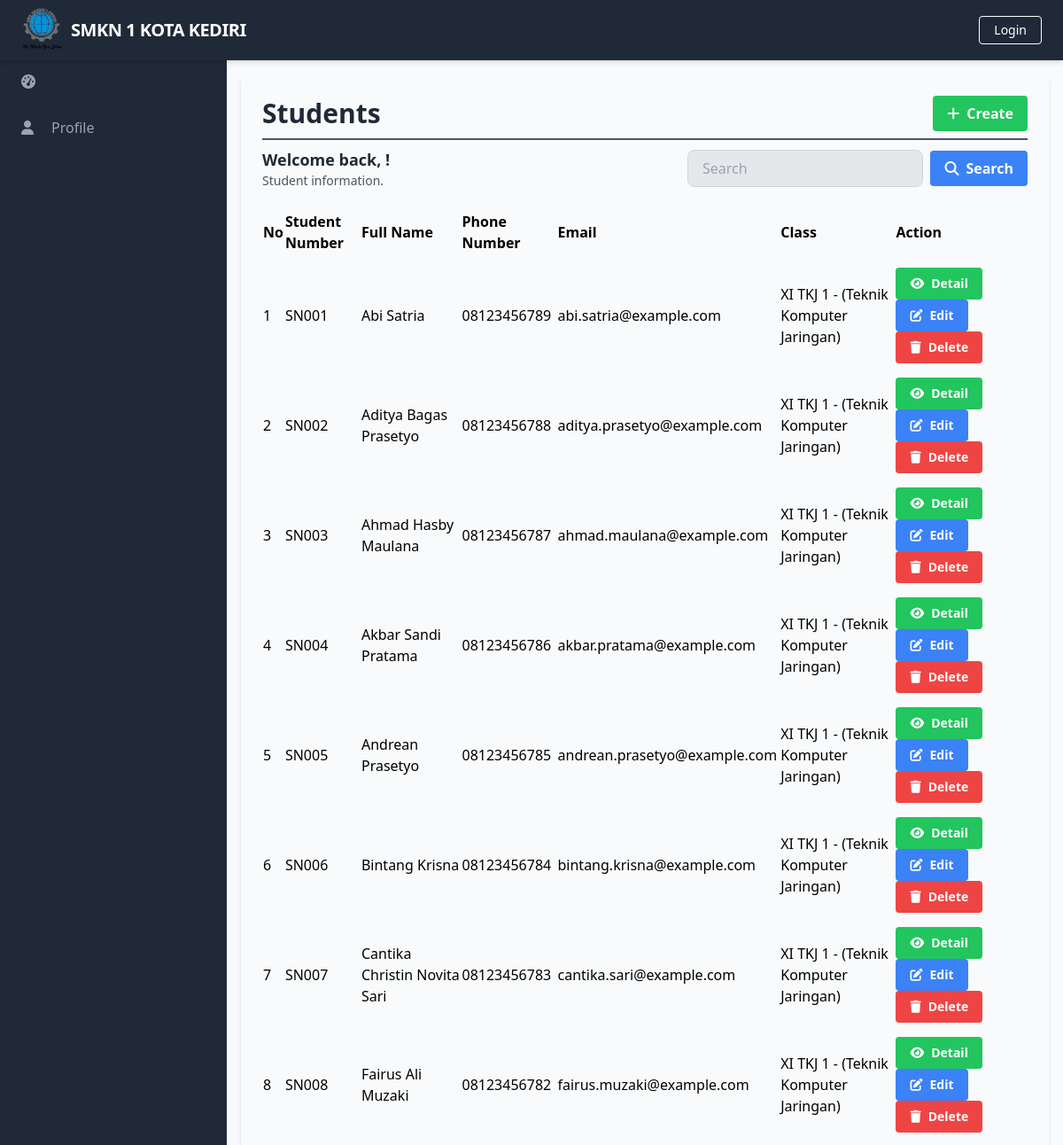
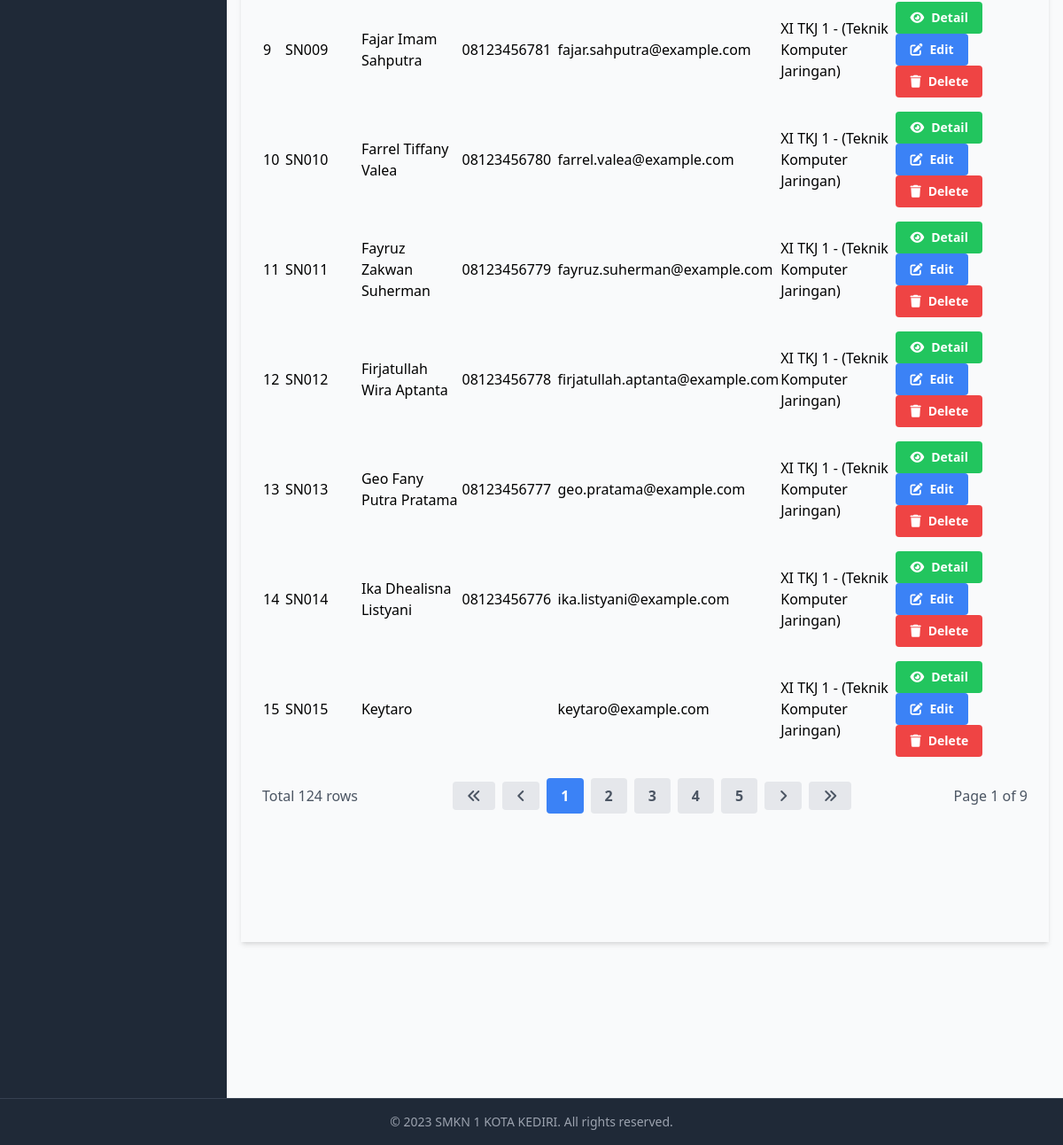
/manage_students/manage_students_list.php, run on the app's committed database (2 pictures, top to bottom).
### tables this page shows
CREATE TABLE `Students` (
  `StudentID` int(11) NOT NULL,
  `StudentNumber` varchar(20) DEFAULT NULL,
  `Religion` varchar(20) DEFAULT NULL,
  `ParentGuardianFullName` varchar(100) DEFAULT NULL,
  `ParentGuardianAddress` varchar(256) DEFAULT NULL,
  `ParentGuardianPhoneNumber` varchar(20) DEFAULT NULL,
  `ParentGuardianEmail` varchar(100) DEFAULT NULL,
  `ClassID` int(11) DEFAULT NULL,
  `UserID` int(11) DEFAULT NULL
);

CREATE TABLE `Users` (
  `UserID` int(11) NOT NULL,
  `Username` varchar(50) NOT NULL,
  `Password` varchar(255) NOT NULL,
  `Email` varchar(100) NOT NULL,
  `FullName` varchar(100) DEFAULT NULL,
  `DateOfBirth` date DEFAULT NULL,
  `Gender` varchar(10) DEFAULT NULL,
  `Address` text DEFAULT NULL,
  `PhoneNumber` varchar(20) DEFAULT NULL,
  `RoleID` int(11) DEFAULT NULL,
  `AccountCreationDate` timestamp NOT NULL DEFAULT current_timestamp() ON UPDATE current_timestamp(),
  `LastLogin` datetime DEFAULT NULL,
  `AccountStatus` varchar(20) DEFAULT NULL,
  `ProfilePictureURL` varchar(255) DEFAULT NULL,
  `ActivationStatus` varchar(20) DEFAULT NULL
);

CREATE TABLE `Classes` (
  `ClassID` int(11) NOT NULL,
  `ClassName` varchar(50) DEFAULT NULL,
  `EducationLevel` varchar(20) DEFAULT NULL,
  `HomeroomTeacher` varchar(50) DEFAULT NULL,
  `Curriculum` varchar(50) DEFAULT NULL,
  `AcademicYear` varchar(20) DEFAULT NULL,
  `ClassCode` varchar(20) DEFAULT NULL
);

### database/connection.php (called while the page is built, shortened)
<?php
$baseUrl = "http://localhost/final_project_aziz_2023/";

### public/manage_students/manage_students_list.php (the view, shortened to what this page needs)
<?php
require_once('../../database/connection.php');
?>
<?php include_once('../components/header.php'); ?>
<div class="h-screen flex flex-col">
  <?php include('../components/navbar.php'); ?>
  <div class="flex-grow bg-gray-50 flex flex-row shadow-md">
    <?php include('../components/sidebar.php'); ?>
    <main class="bg-gray-50 flex flex-col flex-1 overflow-y-scroll h-screen flex-shrink-0 sc-hide pb-40">
      <div class="flex items-start justify-start p-6 shadow-md m-4 flex-1 flex-col">
        <div class="flex flex-row justify-between items-center w-full border-b-2 border-gray-600 mb-2 pb-2">
          <h1 class="text-3xl text-gray-800 font-semibold w-full">Students</h1>
          <div class="flex flex-row justify-end items-center">
            <a href="<?php echo $baseUrl; ?>public/manage_students/manage_students_create.php" class="bg-green-500 hover-bg-green-700 text-white font-bold py-2 px-4 rounded inline-flex items-center">
              <i class="fas fa-plus mr-2"></i>
              <span>Create</span>
            </a>
          </div>
        </div>
        <div class="flex flex-col w-full">
          <div class="flex flex-row justify-between items-center w-full mb-2 pb-2">
            <div>
              <h2 class="text-lg text-gray-800 font-semibold">Welcome back, <?php echo $_SESSION['FullName']; ?>!</h2>
              <p class="text-gray-600 text-sm">Student information.</p>
            </div>
            <form class="flex items-center justify-end space-x-2 w-96">
              <input type="text" name="search" class="bg-gray-200 focus-bg-white focus-outline-none border border-gray-300 rounded-lg py-2 px-4 block w-full appearance-none leading-normal" placeholder="Search" value="<?php echo isset($_GET['search']) ? $_GET['search'] : ''; ?>">
              <button type="submit" class="bg-blue-500 hover-bg-blue-700 text-white font-bold py-2 px-4 rounded space-x-2 inline-flex items-center">
                <i class="fas fa-search"></i>
                <span>Search</span>
              </button>
            </form>
          </div>
          <table class="min-w-full">
            <thead>
              <tr>
                <th class="text-left py-2">No</th>
                <th class="text-left py-2">Student Number</th>
                <th class="text-left py-2">Full Name</th>
                <th class="text-left py-2">Phone Number</th>
                <th class="text-left py-2">Email</th>
                <th class="text-left py-2">Class</th>
                <th class="text-left py-2">Action</th>
              </tr>
            </thead>
            <tbody>
              <?php
              $searchTerm = isset($_GET['search']) ? $_GET['search'] : '';
              $page = isset($_GET['page']) ? $_GET['page'] : 1;
              $query = "SELECT Students.StudentID, Students.StudentNumber, Users.FullName, Users.PhoneNumber, Users.Email, Classes.ClassName
                        FROM Students
                        INNER JOIN Users ON Students.UserID = Users.UserID
                        LEFT JOIN Classes ON Students.ClassID = Classes.ClassID
                        WHERE Students.StudentNumber LIKE '%$searchTerm%'
                        OR Users.FullName LIKE '%$searchTerm%'
                        OR Users.PhoneNumber LIKE '%$searchTerm%'
                        OR Users.Email LIKE '%$searchTerm%'
                        LIMIT 15 OFFSET " . ($page - 1) * 15;
              $result = $conn->query($query);
              $queryCount = "SELECT COUNT(*) AS count
                             FROM Students
                             INNER JOIN Users ON Students.UserID = Users.UserID
                             LEFT JOIN Classes ON Students.ClassID = Classes.ClassID
                             WHERE Students.StudentNumber LIKE '%$searchTerm%'";
              $resultCount = $conn->query($queryCount);
              $rowCount = $resultCount->fetch_assoc()['count'];
              $totalPage = ceil($rowCount / 15);
              $no = 1;
              while ($row = $result->fetch_assoc()) {
              ?>
                <tr>
                  <td class="py-2"><?php echo $no++; ?></td>
                  <td class="py-2"><?php echo $row['StudentNumber']; ?></td>
                  <td class="py-2"><?php echo $row['FullName']; ?></td>
                  <td class="py-2"><?php echo $row['PhoneNumber']; ?></td>
                  <td class="py-2"><?php echo $row['Email']; ?></td>
                  <td class="py-2"><?php echo $row['ClassName']; ?></td>
                  <td class='py-2'>
                    <a href="<?php echo $baseUrl; ?>public/manage_students/manage_students_detail.php?id=<?php echo $row['StudentID'] ?>" class='bg-green-500 hover-bg-green-700 text-white font-bold py-2 px-4 rounded inline-flex items-center text-sm'>
                      <i class='fas fa-eye mr-2'></i>
                      <span>Detail</span>
                    </a>
                    <a href="<?php echo $baseUrl; ?>public/manage_students/manage_students_update.php?id=<?php echo $row['StudentID'] ?>" class='bg-blue-500 hover-bg-blue-700 text-white font-bold py-2 px-4 rounded inline-flex items-center text-sm'>
                      <i class='fas fa-edit mr-2'></i>
                      <span>Edit</span>
                    </a>
                    <a href="#" onclick="confirmDelete(<?php echo $row['StudentID']; ?>)" class='bg-red-500 hover-bg-red-700 text-white font-bold py-2 px-4 rounded inline-flex items-center text-sm'>
                      <i class='fas fa-trash mr-2'></i>
                      <span>Delete</span>
                    </a>
                  </td>
                </tr>
              <?php
              }
              ?>
            </tbody>
          </table>
          <div class="flex flex-row justify-between items-center w-full mt-4">
            <div class="flex flex-row justify-start items-center">
              <span class="text-gray-600">Total <?php echo $rowCount; ?> rows</span>
            </div>
            <div class="flex flex-row justify-end items-center space-x-2">
              <a href="?page=1&search=<?php echo $searchTerm; ?>" class="bg-gray-200 hover-bg-gray-300 text-gray-600 font-bold py-2 px-4 rounded inline-flex items-center">
                <i class="fas fa-angle-double-left"></i>
              </a>
              <a href="?page=<?php if ($page == 1) {
                                echo $page;
                              } else {
                                echo $page - 1;
                              } ?>&search=<?php echo $searchTerm; ?>" class="bg-gray-200 hover-bg-gray-300 text-gray-600 font-bold py-2 px-4 rounded inline-flex items-center">
                <i class="fas fa-angle-left"></i>
              </a>
              <?php
              $startPage = $page - 2;
              $endPage = $page + 2;
              if ($startPage < 1) {
                $endPage += abs($startPage) + 1;
                $startPage = 1;
              }
              for ($i = $startPage; $i <= $endPage; $i++) {
                if ($i == $page) {
                  echo "<a href='?page=$i&search=$searchTerm' class='bg-blue-500 hover-bg-blue-700 text-white font-bold py-2 px-4 rounded inline-flex items-center'>$i</a>";
                } else {
                  echo "<a href='?page=$i&search=$searchTerm' class='bg-gray-200 hover-bg-gray-300 text-gray-600 font-bold py-2 px-4 rounded inline-flex items-center'>$i</a>";
                }
              }
              ?>
              <a href="?page=<?php if ($page == $totalPage) {
                                echo $page;
                              } else {
                                echo $page + 1;
                              } ?>&search=<?php echo $searchTerm; ?>" class="bg-gray-200 hover-bg-gray-300 text-gray-600 font-bold py-2 px-4 rounded inline-flex items-center">
                <i class="fas fa-angle-right"></i>
              </a>
              <a href="?page=<?php echo $totalPage; ?>&search=<?php echo $searchTerm; ?>" class="bg-gray-200 hover-bg-gray-300 text-gray-600 font-bold py-2 px-4 rounded inline-flex items-center">
                <i class="fas fa-angle-double-right"></i>
              </a>
            </div>
            <div class="flex flex-row justify-end items-center ml-2">
              <span class="text-gray-600">Page <?php echo $page; ?> of <?php echo $totalPage; ?></span>
            </div>
          </div>
        </div>
    </main>
  </div>
  <?php include('../components/footer.php'); ?>
</div>
</body>
</html>

### data on the page
students: StudentNumber "SN001", UserID.FullName "Abi Satria", UserID.PhoneNumber "08123456789", UserID.Email "abi.satria@example.com", ClassID.ClassName "XI TKJ 1 - (Teknik Komputer Jaringan)"
students: StudentNumber "SN002", UserID.FullName "Aditya Bagas Prasetyo", UserID.PhoneNumber "08123456788", UserID.Email "aditya.prasetyo@example.com", ClassID.ClassName "XI TKJ 1 - (Teknik Komputer Jaringan)"
students: StudentNumber "SN003", UserID.FullName "Ahmad Hasby Maulana", UserID.PhoneNumber "08123456787", UserID.Email "ahmad.maulana@example.com", ClassID.ClassName "XI TKJ 1 - (Teknik Komputer Jaringan)"
students: StudentNumber "SN004", UserID.FullName "Akbar Sandi Pratama", UserID.PhoneNumber "08123456786", UserID.Email "akbar.pratama@example.com", ClassID.ClassName "XI TKJ 1 - (Teknik Komputer Jaringan)"
students: StudentNumber "SN005", UserID.FullName "Andrean Prasetyo", UserID.PhoneNumber "08123456785", UserID.Email "andrean.prasetyo@example.com", ClassID.ClassName "XI TKJ 1 - (Teknik Komputer Jaringan)"
students: StudentNumber "SN006", UserID.FullName "Bintang Krisna", UserID.PhoneNumber "08123456784", UserID.Email "bintang.krisna@example.com", ClassID.ClassName "XI TKJ 1 - (Teknik Komputer Jaringan)"
students: StudentNumber "SN007", UserID.FullName "Cantika Christin Novita Sari", UserID.PhoneNumber "08123456783", UserID.Email "cantika.sari@example.com", ClassID.ClassName "XI TKJ 1 - (Teknik Komputer Jaringan)"
students: StudentNumber "SN008", UserID.FullName "Fairus Ali Muzaki", UserID.PhoneNumber "08123456782", UserID.Email "fairus.muzaki@example.com", ClassID.ClassName "XI TKJ 1 - (Teknik Komputer Jaringan)"
students: StudentNumber "SN009", UserID.FullName "Fajar Imam Sahputra", UserID.PhoneNumber "08123456781", UserID.Email "fajar.sahputra@example.com", ClassID.ClassName "XI TKJ 1 - (Teknik Komputer Jaringan)"
students: StudentNumber "SN010", UserID.FullName "Farrel Tiffany Valea", UserID.PhoneNumber "08123456780", UserID.Email "farrel.valea@example.com", ClassID.ClassName "XI TKJ 1 - (Teknik Komputer Jaringan)"
students: StudentNumber "SN011", UserID.FullName "Fayruz Zakwan Suherman", UserID.PhoneNumber "08123456779", UserID.Email "fayruz.suherman@example.com", ClassID.ClassName "XI TKJ 1 - (Teknik Komputer Jaringan)"
students: StudentNumber "SN012", UserID.FullName "Firjatullah Wira Aptanta", UserID.PhoneNumber "08123456778", UserID.Email "firjatullah.aptanta@example.com", ClassID.ClassName "XI TKJ 1 - (Teknik Komputer Jaringan)"
students: StudentNumber "SN013", UserID.FullName "Geo Fany Putra Pratama", UserID.PhoneNumber "08123456777", UserID.Email "geo.pratama@example.com", ClassID.ClassName "XI TKJ 1 - (Teknik Komputer Jaringan)"
students: StudentNumber "SN014", UserID.FullName "Ika Dhealisna Listyani", UserID.PhoneNumber "08123456776", UserID.Email "ika.listyani@example.com", ClassID.ClassName "XI TKJ 1 - (Teknik Komputer Jaringan)"
students: StudentNumber "SN015", UserID.FullName "Keytaro", UserID.Email "keytaro@example.com", ClassID.ClassName "XI TKJ 1 - (Teknik Komputer Jaringan)"

### other printed values
$baseTitle "SMKN 1 KOTA KEDIRI"
$rowCount "124"
$page "1"
$totalPage "9"
